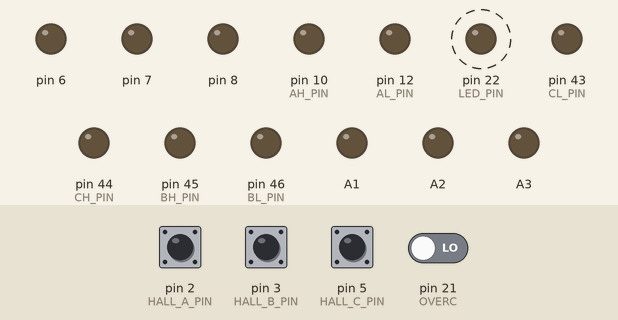
A sketch run on a simulated Arduino Mega 2560, built with avr-gcc and run on an emulated ATmega2560. On the bench: output pins drawn as LEDs (lit = HIGH). Dashed ring = blinking. Inputs (shaded band) come from the test bench; at power-on: pin 2 (HALL_A_PIN), pin 3 (HALL_B_PIN), pin 5 (HALL_C_PIN) HIGH, pin 21 (OVERC) LOW. What the sketch prints to the serial monitor is not drawn.

Above: at 0.5 s.
Timing chart, 0 to 4.6 s (numbered marks = the images above):
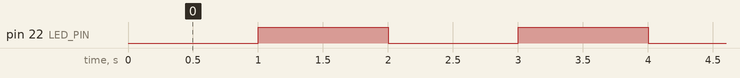

The sketch:

MContV6_2.ino
```cpp
// MContV6_2 pinout
// Adapted from PGrady EasyController2 - https://github.com/pgrady3/EasyController2

#include <Arduino.h>
#include <digitalWriteFast.h>
#include <math.h>

// throttle bounding
#define THROTTLE_LOW 30
#define THROTTLE_HIGH 510

// halls, gate driver, throttle, debug pins
#define HALL_A_PIN 2
#define HALL_B_PIN 3
#define HALL_C_PIN 5

// spare PWM pins
#define PWM1 6
#define PWM2 7
#define PWM3 8

// spare analog pins
#define ANLG1 A3
#define ANLG2 A2
#define ANLG3 A1

// driver control pins
#define AH_PIN 10
#define AL_PIN 12
#define BH_PIN 45
#define BL_PIN 46
#define CH_PIN 44
#define CL_PIN 43

// overcurrent (active high) pin
#define OVERC 21 // formerly 42 (no interrupt)

#define THROTTLE_PIN A4

#define LED_PIN 22

// oversampling for noise filtering during nominal operation. increase if skipping/cogging at low speed
int HALL_OVERSAMPLE = 10;


uint8_t motorState;

// mapping hall sensing to motor state
//uint8_t hallToMotor[8] = {255, 255, 255, 255, 255, 255, 255, 255}; // default hall to motor state mapping, unused
uint8_t hallToMotor[8] = {255, 4, 2, 3, 0, 5, 1, 255}; // correct direction

// writes pwm to high side FETs, digital value to low side
void writePhases(uint8_t ah, uint8_t bh, uint8_t ch, uint8_t al, uint8_t bl, uint8_t cl)
{

  // digitalWriteFast(AL_PIN, 0);
  // digitalWriteFast(BL_PIN, 0);
  // digitalWriteFast(CL_PIN, 0);

  analogWrite(AH_PIN, ah);
  analogWrite(BH_PIN, bh);
  analogWrite(CH_PIN, ch);

  digitalWriteFast(AL_PIN, al);
  digitalWriteFast(BL_PIN, bl);
  digitalWriteFast(CL_PIN, cl);

}

// sets corresponding phases to be written given current motor state. if invlaid state, kills all FETs and re-identifies halls.
void writePWM(uint8_t motorState, uint8_t dutyCycle)
{

  // spin shaft clockwise viewing from shaft to motor
  if(motorState == 0)                         // LOW A, HIGH B
      writePhases(0, dutyCycle, 0, 1, 0, 0);
  else if(motorState == 1)                    // LOW A, HIGH C
      writePhases(0, 0, dutyCycle, 1, 0, 0);
  else if(motorState == 2)                    // LOW B, HIGH C
      writePhases(0, 0, dutyCycle, 0, 1, 0);
  else if(motorState == 3)                    // LOW B, HIGH A
      writePhases(dutyCycle, 0, 0, 0, 1, 0);
  else if(motorState == 4)                    // LOW C, HIGH A
      writePhases(dutyCycle, 0, 0, 0, 0, 1);
  else if(motorState == 5)                    // LOW C, HIGH B
      writePhases(0, dutyCycle, 0, 0, 0, 1);
  else{
    writePhases(0, 0, 0, 0, 0, 0);

    // hang program and express failure condition
    while(true){
      digitalWriteFast(LED_PIN, HIGH);
      delay(1000);
      digitalWriteFast(LED_PIN, LOW);
      delay(1000);
    }
  }
}

// returns currently active halls as 1 in uint8_t, last three digits
uint8_t getHalls()
{

  uint8_t hallCounts[] = {0, 0, 0};
  for(uint8_t i = 0; i < HALL_OVERSAMPLE; i++) // read halls the number of times specified in oversample
  {
    hallCounts[0] += digitalReadFast(HALL_C_PIN);
    hallCounts[1] += digitalReadFast(HALL_A_PIN);
    hallCounts[2] += digitalReadFast(HALL_B_PIN);
  }

  uint8_t hall = 0;

  if (hallCounts[0] >= HALL_OVERSAMPLE / 2)     // If votes >= threshold, call that a 1
    hall |= (1<<0);                             // Store a 1 in the 0th bit
  if (hallCounts[1] >= HALL_OVERSAMPLE / 2)
    hall |= (1<<1);                             // Store a 1 in the 1st bit
  if (hallCounts[2] >= HALL_OVERSAMPLE / 2)
    hall |= (1<<2);                             // Store a 1 in the 2nd bit

  return hall & 0x7;                            // Just to make sure we didn't do anything stupid, set the maximum output value to 7
}

/* Auto-identifcation. Moves the motor to all 6 states, then reads the hall values from each one
 *
 * Note, that in order to get a clean hall reading, we actually need to commutate to half-states. So instead of going to state 3, for example
 * we commutate to state 3.5, by rapidly switching between states 3 and 4. After waiting for a while (half a second), we read the hall value.
 * Finally, print it
 */
void identifyHalls()
{
  HALL_OVERSAMPLE = 10;
  for(uint8_t i = 0; i < 6; i++)
  {
    uint8_t nextState = (i + 1) % 6;        // Calculate what the next state should be. This is for switching into half-states

    uint8_t curHalls = getHalls();
    uint8_t attempts = 0;

    while ((getHalls() == curHalls)) // new and reliable method, spin until next hall state reached to map
    //for(uint16_t j = 0; j < 300; j++)       // original method: for a while, repeatedly switch between states and assume next reached to map
    {
      delay(1);
      writePWM(i, 50);
      delay(1);
      writePWM(nextState, 50);
      attempts += 1;
    }

    Serial.println(attempts);
    writePWM(i,0);
    writePWM(nextState,0);

    // print and stall if next hall not reached in 500 pulses (unreached, untested)
    if (attempts >= 500){
      Serial.print("Init failed with hall activation ");
      Serial.println(getHalls());
      while (true){} // infinite loop
    }

    digitalWriteFast(LED_PIN, HIGH);
    delay(500);
    digitalWriteFast(LED_PIN, LOW);

    hallToMotor[getHalls()] = (i + 2) % 6;  // Store the hall state - motor state correlation. Notice that +2 indicates 90 degrees ahead, as we're at half states

    for(uint8_t i = 0; i < 8; i++)            // Print out the array
    {
      Serial.print(hallToMotor[i]);
      Serial.print(", ");
    }
    Serial.println(getHalls());
    Serial.println("");
  }

  //writePWM(0, 0);                           // Turn phases off

  for(uint8_t i = 0; i < 8; i++)            // Print out the array
  {
    Serial.print(hallToMotor[i]);
    Serial.print(", ");
  }
  HALL_OVERSAMPLE = 8;
  Serial.println();
}


uint8_t readThrottle()
{
  // read throttle and rescale for /255
  int adc = analogRead(THROTTLE_PIN);
  adc = adc/4;

  // eliminate zero offset if present / eliminate low PWM range
  adc = (adc - THROTTLE_LOW);

  // bound throttle to prevent overflow
  if (adc > 254)
    return 254;

  if (adc < 1)
    return 0;

  return adc;
}

void checkOverC(){
  // uint8_t start = micros();
  digitalWriteFast(LED_PIN, HIGH);
  digitalWriteFast(AH_PIN, 0);
  digitalWriteFast(BH_PIN, 0);
  digitalWriteFast(CH_PIN, 0);

  // if (digitalReadFast(OVERC)){


  //   // if (motorState == 0 | motorState == 5){
  //   //   digitalWriteFast(BH_PIN, 0);
  //   //   //while (micros() - start < 1){}
  //   //   //digitalWriteFast(BL_PIN, 1);
  //   // }
  //   // else if (motorState == 1 | motorState == 2){
  //   //   digitalWriteFast(CH_PIN, 0);
  //   //   //while (micros() - start < 1){}
  //   //   //digitalWriteFast(CL_PIN, 1);
  //   // }
  //   // else if (motorState == 3 | motorState == 4){
  //   //   digitalWriteFast(AH_PIN, 0);
  //   //   //while (micros() - start < 1){}
  //   //   //digitalWriteFast(AL_PIN, 1);
  //   // }
  // }
  // else{
  //   digitalWriteFast(LED_PIN, LOW);
  // }
}

void setup() {
  // Set the PWM pin as output.
  TCCR4B = TCCR4B & B11111000 | B00000001; // set digital 6,7,8 to pwm 31372.55 Hz
  TCCR5B = TCCR5B & B11111000 | B00000001; // set digital 44, 45, 46 to pwm 31372.55 Hz
  TCCR2B = TCCR2B & B11111000 | B00000001; // set digital 9, 10 to pwm 31372.55 Hz
  TCCR1B = TCCR1B & B11111000 | B00000001;  // set digital 11, 12 to pwm 31372.55 Hz

  Serial.begin(115200);
  Serial.println("mcont testing");
  pinModeFast(LED_PIN, OUTPUT);

  // init sequence for debugging
  digitalWriteFast(LED_PIN, LOW);
  delay(1000);
  digitalWriteFast(LED_PIN, HIGH);
  delay(1000);
  digitalWriteFast(LED_PIN, LOW);
  delay(1000);

  pinModeFast(PWM1, OUTPUT);
  pinModeFast(PWM2, OUTPUT);
  pinModeFast(PWM3, OUTPUT);

  pinModeFast(ANLG1, OUTPUT);
  pinModeFast(ANLG2, OUTPUT);
  pinModeFast(ANLG3, OUTPUT);

  pinModeFast(AH_PIN, OUTPUT);
  pinModeFast(AL_PIN, OUTPUT);
  pinModeFast(BH_PIN, OUTPUT);
  pinModeFast(BL_PIN, OUTPUT);
  pinModeFast(CH_PIN, OUTPUT);
  pinModeFast(CL_PIN, OUTPUT);

  // note halls must be pulled up
  pinModeFast(HALL_C_PIN, INPUT_PULLUP);
  pinModeFast(HALL_A_PIN, INPUT_PULLUP);
  pinModeFast(HALL_B_PIN, INPUT_PULLUP);

  // throttle pin pulled down on board
  pinModeFast(THROTTLE_PIN, INPUT);

  // Formerly overcurrent pin is input, now interrupt
  //pinModeFast(OVERC, INPUT);
  pinMode(OVERC, INPUT);
  attachInterrupt(digitalPinToInterrupt(OVERC), checkOverC, RISING); // commmenting this disables interrupts

  // Uncomment for hall identification on startup. suggest doing auto-identify unloaded, import vals into mapping array for loaded.
  //identifyHalls();

  // Uncomment for ramp up sequence to constant speed if loop PWM is constant
  uint8_t hall;
  for(int i = 0; i < 10000; i++)
  {
    // read current hall state, map to motor state and drive accordingly
    hall = getHalls();
    motorState = hallToMotor[hall];
    writePWM(motorState, i/40);
  }

}

// vals used in main loop
uint8_t newThrottle;
uint8_t throttle = 0;
uint8_t hall;
int iterator = 0;

void loop() {

  // uncomment for verification of hitting main loop
  // writePWM(255, 0);
  // while (true){}

  // Uncomment for debugging hall connections
  //Serial.println(hallToMotor[getHalls()]);
  //Serial.println(getHalls());
  //Serial.println(readThrottle());

  digitalWriteFast(LED_PIN, LOW);

  // prevent spiking of current due to sudden changes in throttle
  // newThrottle = readThrottle();
  // if (newThrottle > throttle){
  //   if (throttle < newThrottle - 10){
  //     throttle = throttle + 10;
  //   }
  //   else{
  //     throttle = newThrottle;
  //   }
  // }
  // else{
  //   if (newThrottle < throttle - 10){
  //     throttle = throttle - 10;
  //   }
  //   else{
  //     throttle = newThrottle;
  //   }
  // }


  // for every 200 PWM writes, update throttle
  for(uint8_t i = 0; i < 200; i++)
  {

    // read current hall state, map to motor state and drive accordingly
    hall = getHalls();
    motorState = hallToMotor[hall];

    // uncomment to verify overcurrent pin live
    //checkOverC();

    // uncomment for set speed
    writePWM(motorState, 250);

    // uncomment for throttle speed
    // writePWM(motorState, throttle);
  }

}
```

Measured:
- by itself, pin 22 (LED_PIN): alternates HIGH for 1.0 s and LOW for 1.0 s
